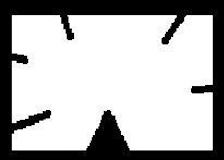
#> input picture cwd/approx.jpg, 224 x 160 px, found by its file name
$ python 10-contours-feature.py   (older library calls are emulated)
#> lines starting #> are read from the running program, lines starting #| are printed output that depends on the picture; after the words box and inside, x2 and y2 are one past the last pixel; in counts of white or black regions, pixels touching at a corner belong together; long printed decimals are rounded
import numpy as np
import cv2 as cv
import matplotlib.pyplot as plt

# read
img = cv.imread('approx.jpg', cv.IMREAD_COLOR)
#> img is the input picture: shape (160, 224, 3); min 0, max 255, mean 179.2
gray = cv.cvtColor(img, cv.COLOR_BGR2GRAY)
img = cv.cvtColor(img, cv.COLOR_BGR2RGB)

# threshold
ret, thresh = cv.threshold(gray, 127, 255, 0)
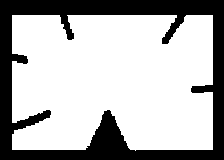
#> thresh: shape (160, 224); 70.3% white; 1 black region

# find contours
# https://docs.opencv.org/master/d4/d73/tutorial_py_contours_begin.html
# document has error
# findContours had not changed source img and plus one return value at first
some, contours, hierarchy = cv.findContours(thresh, cv.RETR_TREE, cv.CHAIN_APPROX_SIMPLE)
#> contours = 1 contour; box (x1, y1, x2, y2) and area: (12, 15, 213, 151) 24696

# get first
cnt = contours[0]
#> cnt = contour of 223 points, box (x1, y1, x2, y2) (12, 15, 213, 151), area 24696
cnt_img = img.copy()
cv.drawContours(cnt_img, contours, 0, (255, 0, 0), 3)
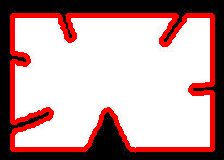
#> cnt_img: shape (160, 224, 3); 13.3% of pixels changed, all inside (x1, y1, x2, y2) = (10, 13, 215, 153)
# moments
M = cv.moments(cnt)
#> M = moments, m00 24696, centre m10/m00, m01/m00 = (113, 80.49)
print("moments: \n", M, "\n")
#> (printed output is left out)

# read centroid
cx = int(M['m10']/M['m00'])
#> cx = 112
cy = int(M['m01']/M['m00'])
#> cy = 80
print("centroid: \n", "cx: ", cx, " cy: ", cy, "\n")
#| centroid:
#|  cx:  112  cy:  80

# area
area = cv.contourArea(cnt)
#> area = 24696
print("area: \n", area, "\n")
#| area:
#|  24696.0

# perimeter
perimeter = cv.arcLength(cnt, True)
#> perimeter = 1026.9
print("perimeter: \n", perimeter, "\n")
#| perimeter:
#|  1026.877

# approximation
epsilon_01 = 0.03*cv.arcLength(cnt, True)
#> epsilon_01 = 30.81
epsilon_001 = 0.01*cv.arcLength(cnt, True)
#> epsilon_001 = 10.27
approx_01 = cv.approxPolyDP(cnt, epsilon_01, True)
#> approx_01 = [[12, 15], [12, 122], [51, 111], [12, 149], [107, 109], [212, 149], [212, 15]]
approx_001 = cv.approxPolyDP(cnt, epsilon_001, True)
#> approx_001 = contour of 22 points, box (x1, y1, x2, y2) (12, 15, 213, 150), area 25309

# draw approximation
approx_01_img = img.copy()
approx_001_img = img.copy()
cv.drawContours(approx_01_img, [approx_01], 0, (255, 0, 0), 3)
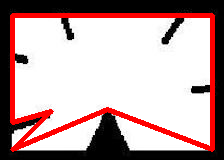
#> approx_01_img: shape (160, 224, 3); 10.3% of pixels changed, all inside (x1, y1, x2, y2) = (10, 13, 215, 152)
cv.drawContours(approx_001_img, [approx_001], 0, (255, 0, 0), 3)
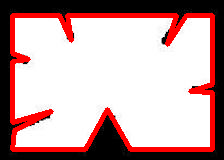
#> approx_001_img: shape (160, 224, 3); 12.63% of pixels changed, all inside (x1, y1, x2, y2) = (10, 13, 215, 152)


# hull
hull = cv.convexHull(cnt)
#> hull = [[212, 15], [212, 149], [135, 150], [12, 149], [12, 15]]
print("hull: \n", hull, "\n")
#| hull:
#|  [[[212  15]]
#|  [[212 149]]
#|  [[135 150]]
#|  [[ 12 149]]
#|  [[ 12  15]]]
hull_img = img.copy()
cv.drawContours(hull_img, [hull], 0, (255, 0, 0), 3)
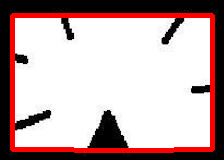
#> hull_img: shape (160, 224, 3); 9.29% of pixels changed, all inside (x1, y1, x2, y2) = (10, 13, 215, 153)

# convexity
convexity = cv.isContourConvex(cnt)
#> convexity = False
print("convexity: \n", convexity, "\n")
#| convexity:
#|  False

# bounding rectangle
bounding = cv.boundingRect(cnt)
#> bounding = (12, 15, 201, 136)
print("bounding: \n", bounding, "\n")
#| bounding:
#|  (12, 15, 201, 136)
minArea = cv.minAreaRect(cnt)
#> minArea = ((112, 82.5), (135, 200), -90)
print("minArea: \n", minArea, "\n")
#| minArea:
#|  ((112.0, 82.5), (135.0, 200.0), -90.0)
circle = cv.minEnclosingCircle(cnt)
#> circle = ((112, 82), 120.4)
print("circle: \n", circle, "\n")
#| circle:
#|  ((112.0, 82.0), 120.370)
ellipse = cv.fitEllipse(cnt)
#> ellipse = ((107.5, 77.71), (125.3, 207.7), 85.12)
print("ellipse: \n", ellipse, "\n")
#| ellipse:
#|  ((107.536, 77.706), (125.306, 207.678), 85.118)
line = cv.fitLine(cnt, cv.DIST_L2, 0, 0.01, 0.01)
#> line = [0.909, -0.416, 94.77, 86.61]
print("line: \n", line, "\n")
#| line:
#|  [[ 0.9093 ]
#|  [-0.4162]
#|  [94.767  ]
#|  [86.610   ]]

shape_img = img.copy()

x, y, w, h = bounding
#> x = 12; y = 15; w = 201; h = 136
cv.rectangle(shape_img, (x, y), (x+w, y+h), (255, 0, 0))

box = cv.boxPoints(minArea)
#> box = [[212, 150], [12, 150], [12, 15], [212, 15]]

center = (int(circle[0][0]), int(circle[0][1]))
#> center = (112, 82)
radius = int(circle[1])
#> radius = 120
cv.circle(shape_img, center, radius, (0, 255, 0))

cv.ellipse(shape_img, ellipse, (0, 0, 255))
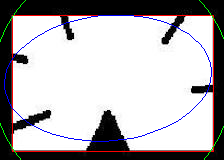
#> shape_img: shape (160, 224, 3); mean R, G, B 179.3, 175.9, 178.3

# show
images = [cnt_img, approx_01_img, approx_001_img, hull_img, shape_img]
titles = ["cnt_img", "approx_01_img", "approx_001_img", "hull_img", "shape_img"]
for i in range(len(images)):
    plt.subplot(2, 3, i+1)
    plt.imshow(images[i])
    plt.title(titles[i])
#> this loop made 5 passes
plt.show()
print("end")
